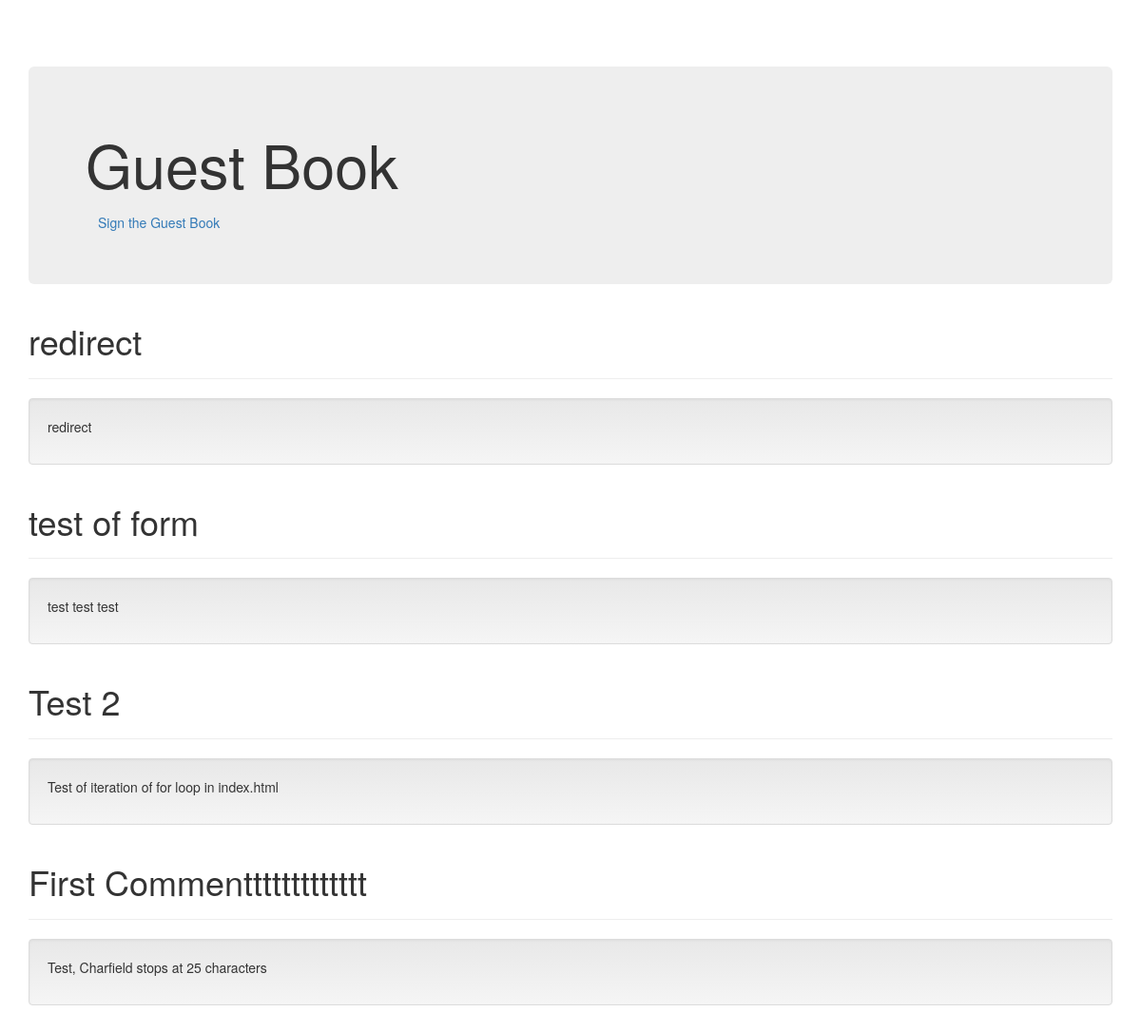
/guestbook/, run on an earlier commit of the app's database.
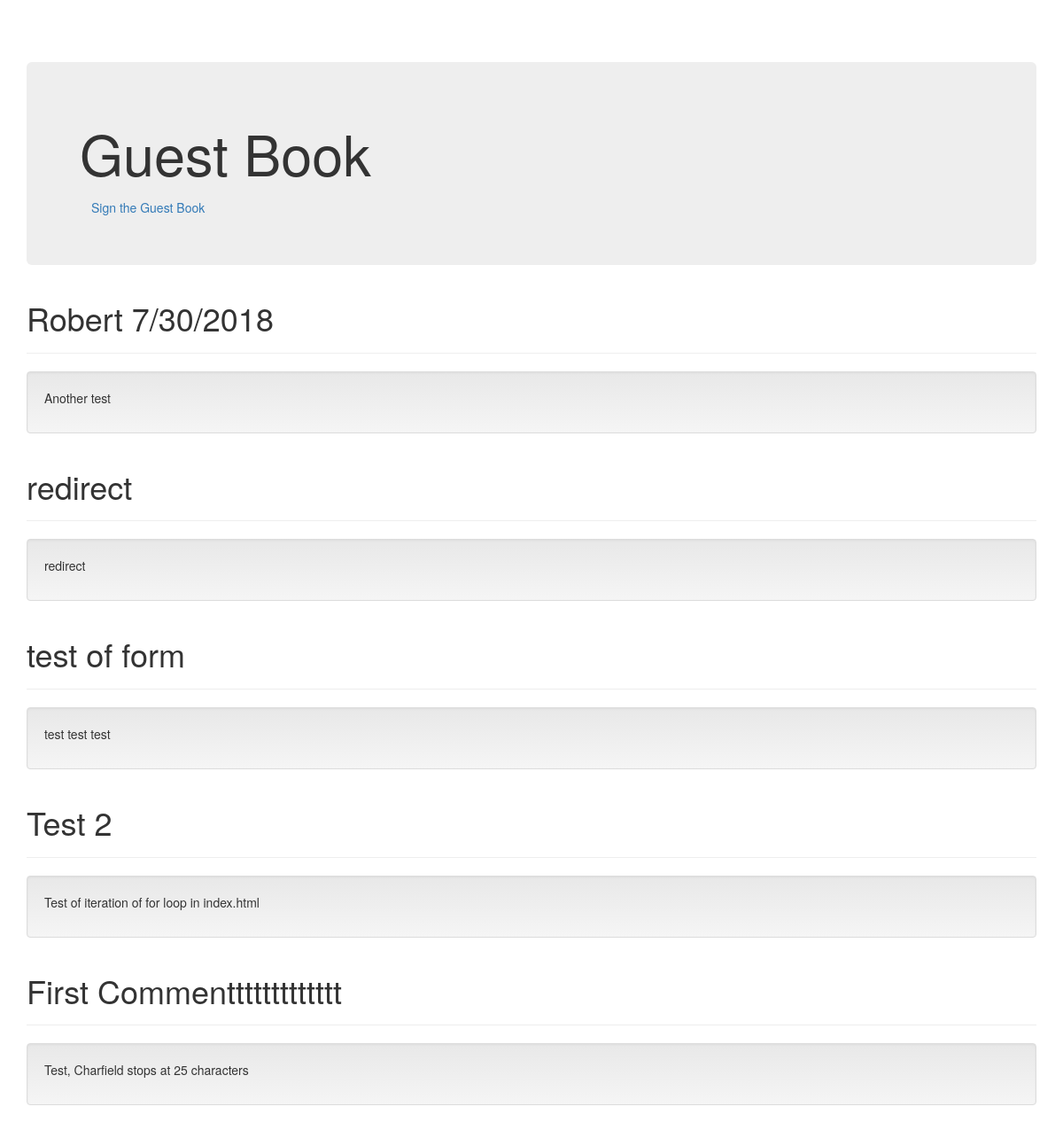
And on a later commit of the database.
### guestbook/models.py (models this page shows, shortened)
class Comment(models.Model):
    name = models.CharField(max_length=20)
    comment = models.TextField()
    date_added = models.DateTimeField(default=timezone.now)

### guestbook/views.py (the view)
# urls.py: path('', views.index, name='index'),
def index(request):
    comments = Comment.objects.order_by('-date_added')
    context = {'comments' : comments}
    return render(request, 'guestbook/index.html', context)

### guestbook/templates/guestbook/index.html (shortened to what this page needs)
{% load static %}
<!DOCTYPE html>
<html lang="en">
  <head>
    <link href="{% static 'guestbook/bootstrap.min.css' %}" rel= "stylesheet">
    <link href="{% static 'guestbook/bootstrap-theme.min.css' %}" rel="stylesheet">
    <link href="{% static 'guestbook/theme.css' %}" rel="stylesheet">
  </head>
  <body>
    <div class="container theme-showcase" role="main">
      <div class="jumbotron">
        <h1>Guest Book</h1>
        <a type="button" class="btn btn-link" href="{% url 'sign' %}">Sign the Guest Book</a>
      </div>
      {% for x in comments %}
      <div class="page-header">
        <h1>{{x.name}} </h1>
      </div>
      <div class="well">
        <p>{{ x.comment }}</p>
      </div>
      {% endfor %}
    </div>
  </body>
</html>

### guestbook/static/guestbook/theme.css (style rules this page uses)
body { padding-top: 70px; padding-bottom: 30px; }

What changed in the data, as far as the page shows it:
added Comment: name "Robert 7/30/2018", comment "Another test"
